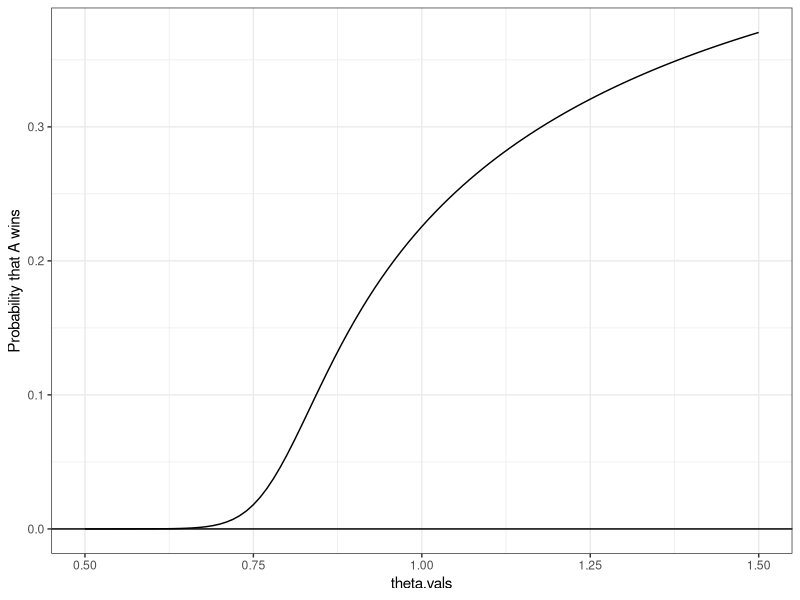
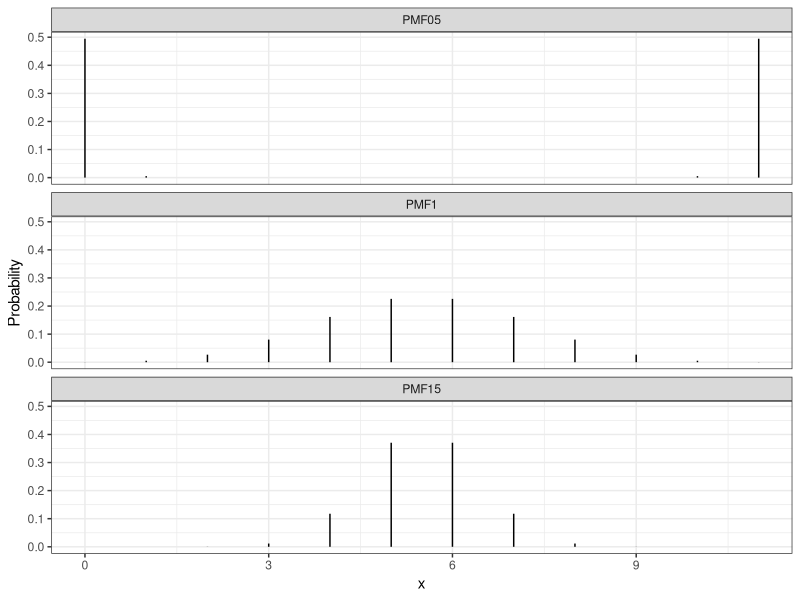

Recreate these plots in R, in order.
## ---- chunk 1
#| echo: false

default_chunk_hook  <- knitr::knit_hooks$get("chunk")

latex_font_size <- c("Huge", "huge", "LARGE", "Large", 
                     "large", "normalsize", "small", 
                     "footnotesize", "scriptsize", "tiny")

knitr::knit_hooks$set(chunk = function(x, options) {
  x <- default_chunk_hook(x, options)
  if(options$size %in% latex_font_size) {
    paste0("\n \\", options$size, "\n\n", 
      x, 
      "\n\n \\normalsize"
    )
  } else {
    x
  }
})
## ---- chunk 2
#| label: load-packages
#| include: false
library(tidyverse)
library(patchwork)
## ---- chunk 3
daltbinom <- function(x, size, prob, theta){
  normalizing.constant <- 0
  for(j in 0:size){
    normalizing.constant <- normalizing.constant + 
      choose(size, j) * prob^j * (1-prob)^(size-j) * theta^(j*(size-j))
  }
  # Probability Mass at x=x
  (1/normalizing.constant) *
    choose(size, x) * prob^x * (1-prob)^(size-x) * theta^(x*(size-x)) *
      (x>=0)*(x<=size)
}
## ---- chunk 4
daltbbinom.single <- function(x, size, alpha, beta, theta){
    integrand <- function(p) {
    sapply(p, # integrate will pass in a vector, so we use sapply to apply the following
           function(p_val){
             # f(x|p) * f(p|alpha, beta)
             daltbinom(x, size, p_val, theta) * dbeta(p_val, alpha, beta)
           }
    )
  }
  # Probability Mass at x=x
  # integrate(integrand, lower = 0, upper = 1)$value * (x>=0)*(x<=size)
  # I shrink the bounds below to avoid log(0)=-infinty
  # I use try() to catch when there is an error and avoid crashing
  res <- try(integrate(integrand, lower = 1e-7, upper = 1 - 1e-7)$value * 
                  (x>=0)*(x<=size), 
             silent = TRUE)
  # If there is an error, return a near-zero probability
  if(inherits(res, "try-error")) return(0.1^6)
  
  res
}
# Write a function that works on a vector
daltbbinom <- function(x, size, alpha, beta, theta){
  sapply(X=x, FUN=daltbbinom.single, size=size, alpha=alpha, beta=beta, theta=theta)
}
## ---- chunk 5
# size: scriptsize

theta.vals<- seq(0.5, 1.5, by=0.01) # theta vals from 0.5 to 1.5

# tibble
gg.dat<- tibble(theta.vals) |>
  mutate(PMF=daltbinom(size=11, prob=0.50, x=6, theta=theta.vals))

# plot
PMF.plot<- ggplot(data=gg.dat)+
 geom_line(aes(x=theta.vals,y=PMF))+
 geom_hline(yintercept=0)+
 theme_bw()+
 ylab("Probability that A wins")

PMF.plot
## ---- chunk 6
# size: scriptsize

# tibble
gg.dat<- tibble(x=0:11) |>
  mutate(PMF05=daltbinom(x, size=11, prob=0.50, theta=0.50),
         PMF1=daltbinom(x, size=11, prob=0.50, theta=1.0),
         PMF15= daltbinom(x, size=11, prob=0.50, theta=1.5)
        )
# pivot long
gg.long<- gg.dat |> 
    pivot_longer(
    cols=starts_with("PMF"),
    names_to="theta",
    values_to="PMF"
  )
# plot
PMF.plot<-ggplot(gg.long) +
  geom_linerange(aes(x=x, ymin=0, ymax=PMF)) +
  facet_wrap(~theta,ncol=1) +
  theme_bw() +
  xlab("x") +
  ylab("Probability")

PMF.plot
## ---- chunk 7
# size: scriptsize
compute.altbinom<-function(size, prob, theta, k){
  x<- 0:size
  form<-(x^k)*daltbinom(x, size=size, prob=prob, theta=theta)
  sum(form) 
}
## ---- chunk 8
# size: scriptsize

loglik.altbinom <- function(x, size, prob, theta){
  sum(log(daltbinom(x, size = size, prob = prob, theta = theta)))
}
